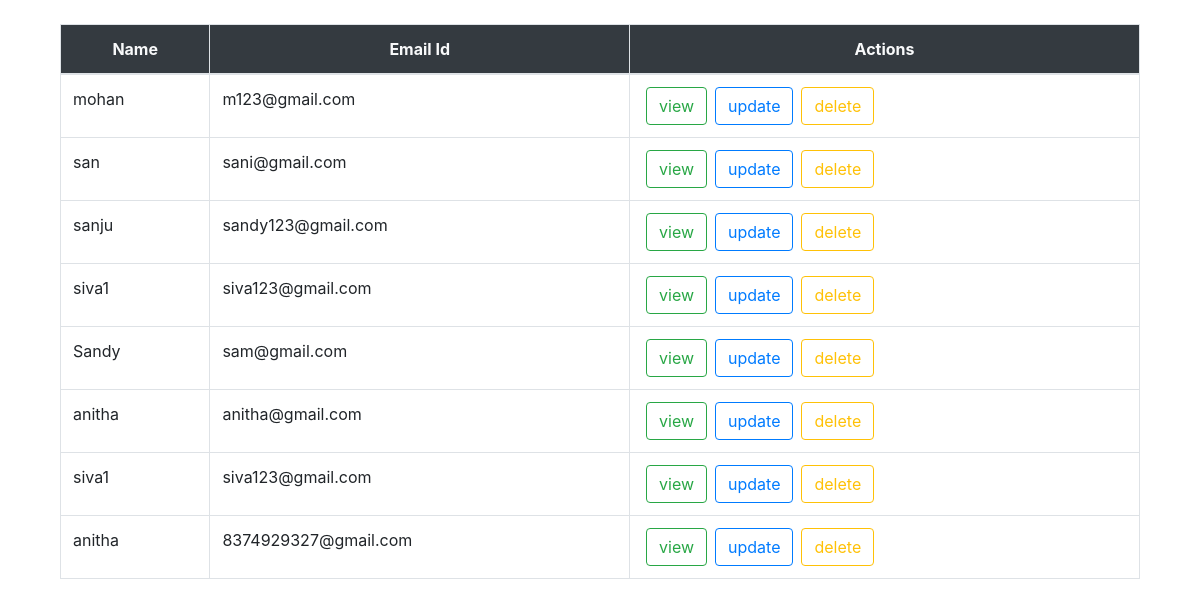
The app's page /display/ with its own data.
### FirstApp/models.py (models this page shows, shortened)
class Register(models.Model):
	name = models.CharField(max_length=50)
	email=models.EmailField(max_length=50)

### FirstApp/views.py (the view)
# urls.py: path('display/',views.display,name='dt'),
def display(r):
	data=Register.objects.all()
	return render(r,'html/display1.html',{'data':data})

### FirstApp/templates/html/display1.html (shortened to what this page needs)
{% load static %}
<!DOCTYPE html>
<html>
<head>
	<link rel="stylesheet" type="text/css" href="{% static 'css/bootstrap.min.css'%}">
</head>
<body>
	<div class="container mt-4">
		<div class="col-md">
			<table class="table table-bordered table-hover">
				<thead class="bg-dark text-center text-light">
					<th>Name</th>
					<th>Email Id</th>
					<th>Actions</th>
				</thead>
				<tbody>
					{% for row in data %}
					<tr>
						<td>{{row.name}}</td>
						<td>{{row.email}}</td>
						<td><a href="{% url 'sv' row.id %}" class="btn btn-outline-success mx-1">view</a><a href="{% url 'sup' row.id %}"class="btn btn-outline-primary mx-1">update</a><a href="{% url 'sd' row.id %}" class="btn btn-outline-warning mx-1">delete</a></td>
					</tr>
					{% endfor %}
				</tbody>
			</table>
		</div>
	</div>
</body>
</html>

### records on screen
Register: name "mohan", email "m123@gmail.com"
Register: name "san", email "sani@gmail.com"
Register: name "sanju", email "sandy123@gmail.com"
Register: name "siva1", email "siva123@gmail.com"
Register: name "Sandy", email "sam@gmail.com"
Register: name "anitha", email "anitha@gmail.com"
Register: name "siva1", email "siva123@gmail.com"
Register: name "anitha", email "8374929327@gmail.com"
